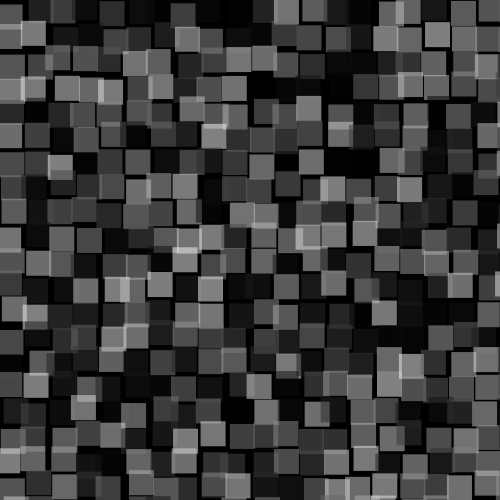
Frame 1 (no input)
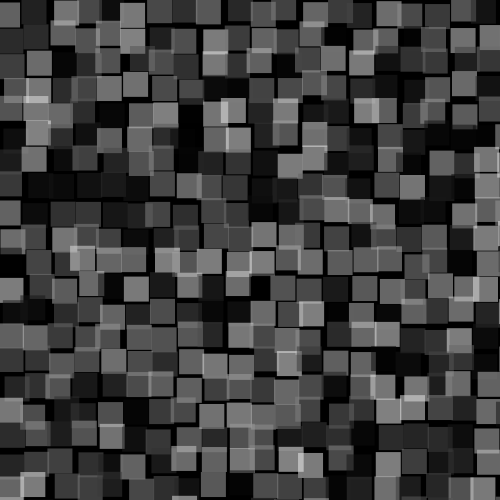
Frame 2 (the mouse pressed at the canvas centre, redrawn once)

The Processing sketch that drew these frames (run headless with seeded random() and noise(); the mouse was pressed at the canvas centre and the sketch redrawn once):

// Processing sketch: sketch_221020h
// ── sketch_221020h.pde
int q=20;
int d;

void setup(){
  size(500,500);
  d=width/q;
  noStroke();
  noLoop();
}

void draw(){
  background(0);
  for(int y=0; y<=height; y+=d){
    for(int x=0; x<=width; x+=d){
      if(x<width/2 && y<height/2)
        fill(255,0,0);
      else if(x>width/2 && y<height/2)
        fill(0,0,255);
      else if(x>width/2 && y>height/2)
        fill(255,255,0);
      fill(random(255),130);
      rect(x+random(-5,5),y+random(-5,5),d,d);
    }
  }
}
